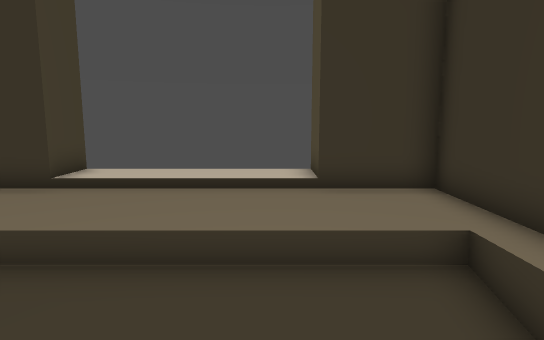
[1] (above)

13 first-person views from a walk through a Godot game level. The camera is 1.5 m above the floor, tilts 8° down and sees 75° across. The floor is counted in squares, 0.5 m on a side. Each view is taken from the middle of a square. On the plan, view 1 faces up. The plan holds only what a view shows up to about 20 squares ahead; the rest is blank. The place goes on beyond the plan.

[2]
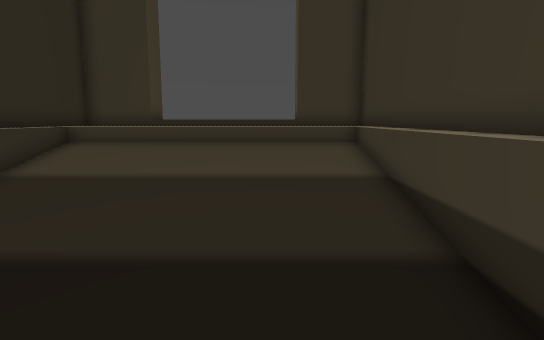

[3]
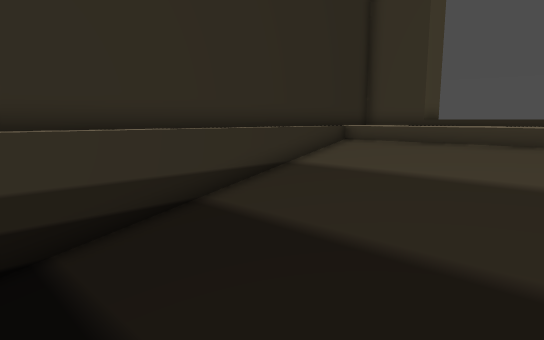

[4]
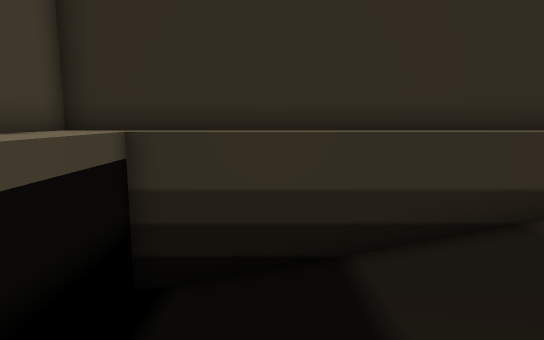

[5]
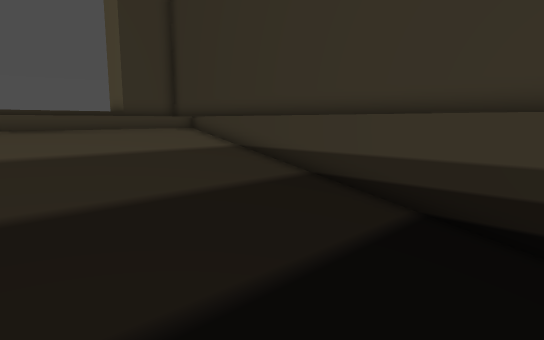

[6]
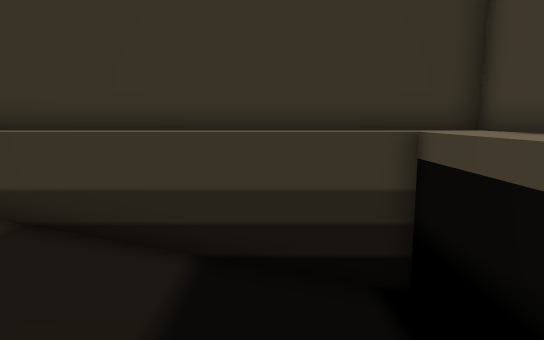

[7]
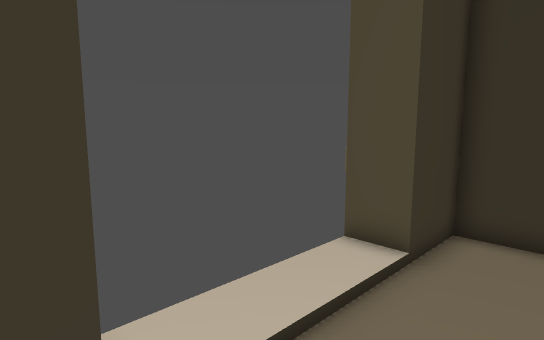

[8]
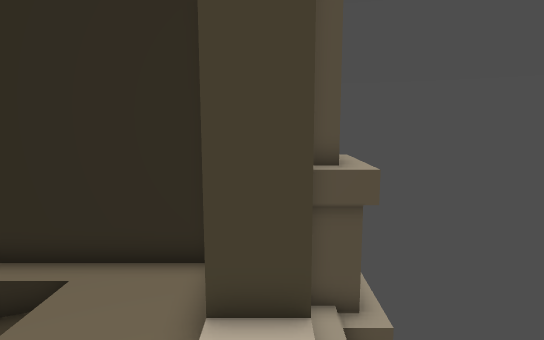

[9]
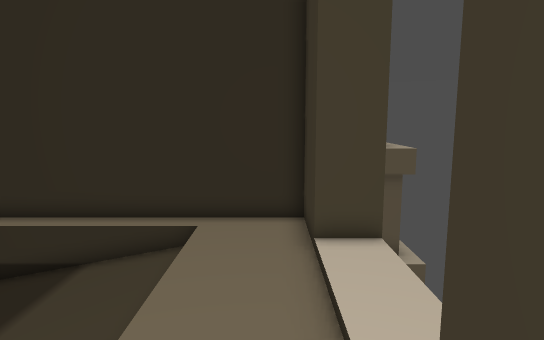

[10]
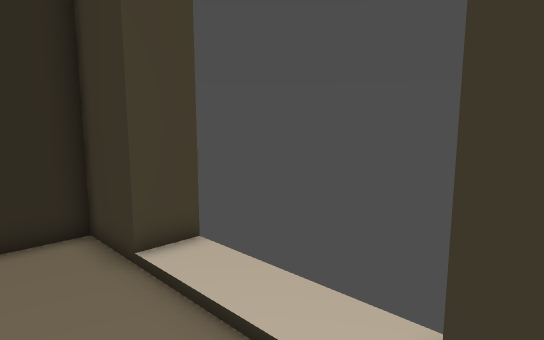

[11]
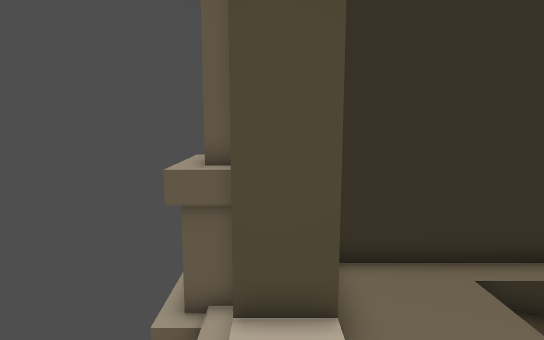

[12]
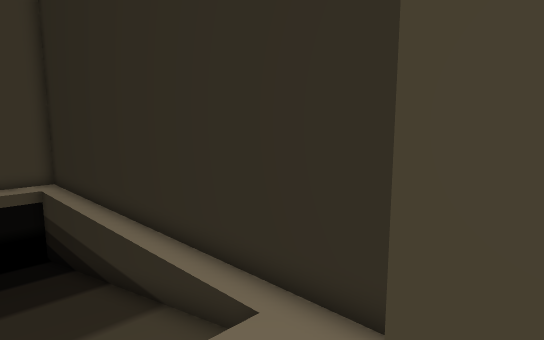

[13]
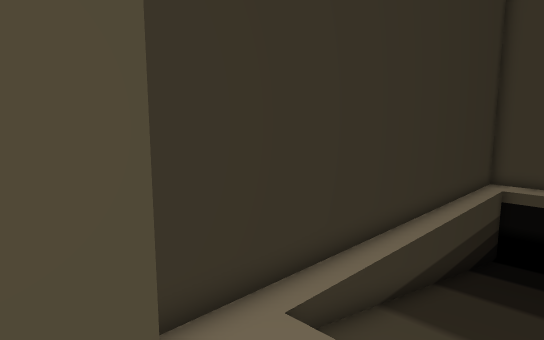

### Floor plan
Key: @ floor where view 1 was taken; # wall or solid block; . main floor; - floor 0.25 m lower than the main floor; _ floor 0.5 m lower than the main floor; < floor 0.75 m lower than the main floor; ( floor 1 m lower than the main floor; ! floor 1.25 m lower than the main floor; ? floor 1.5 m lower than the main floor; / step, stairs or slope; = window, fence, low wall or low ledge; ^ raised ledge; v drop or lower ground.
Columns run from 10 left of view 1 to 6 right of it. Each row starts with its distance up from view 1.
 11 ^^^v         v^^^
 10  #^v vvvvvvv v^#
  9      #.....#
  8   ####.....####
  7   #...........#
  6   #...........#
  5   #///////////#
  4   #/---------/#
  3   #/_________/#
  2   #=_________=#
  1   #^<<<<<<<<<^#
  0   #^<<<<<<@<<^#
 -1   #^<<<<<<<<<^#
 -2   #^(((((((((^#
 -3   #^(((((((((^#
 -4   #^!!!!!!!!!^#
 -5   #^!!!!!!!!!^#
 -6   #^!!!!!!!!!^#
 -7   #^  ?   ?? ^#
 -8   #^         ^#
 -9   ##?        ##
-10   #####   #####

Where each view was taken, in squares from view 1:
view 1: 0 up, 0 right, facing up
view 2: 7 down, 0 right, facing up
view 3: 7 down, 1 right, facing up-left
view 4: 7 down, 0 right, facing left
view 5: 9 down, 6 left, facing up-right
view 6: 7 down, 4 left, facing right
view 7: 5 up, 6 left, facing up-right
view 8: 9 up, 0 right, facing left
view 9: 7 up, 3 right, facing left
view 10: 5 up, 2 right, facing up-left
view 11: 9 up, 4 left, facing right
view 12: 9 up, 3 left, facing down-left
view 13: 9 up, 1 left, facing down-right
